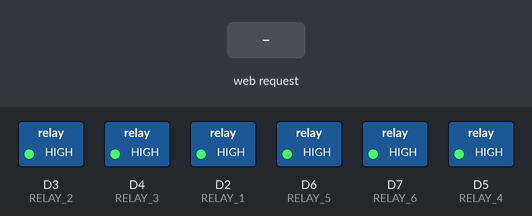
Bench run of a sketch on a simulated ESP8266 (NodeMCU). Shown: switched loads named in the sketch (green lamp = pin HIGH). Inputs (shaded band) come from the test bench. WiFi joins after 1.5 s; servers stay silent unless stated; what the sketch prints to the serial monitor is not drawn.

Above: at 2.7 s.
2.8 s: HTTP request GET /?State=lampuHidup received
At 4.0 s:
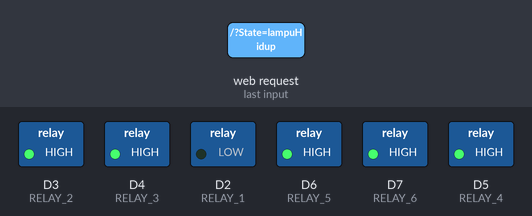
4.3 s: HTTP request GET /?State=pumpHidup received
At 5.4 s:
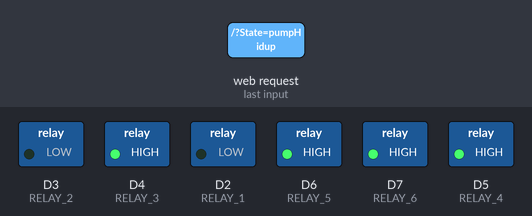
5.8 s: HTTP request GET /?State=lampuMati received
At 6.5 s:
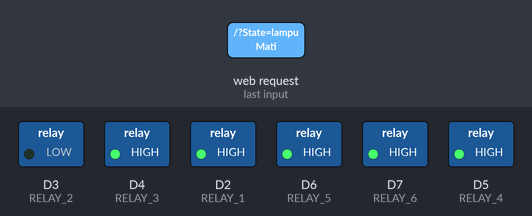
Timing chart, 0 to 8.8 s (numbered marks = the images above; inputs shaded):
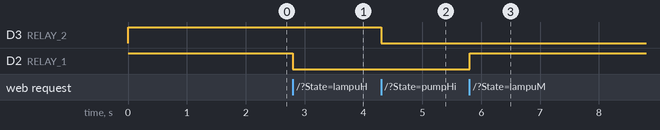

The sketch:

aufcleader.ino
```cpp
#define RELAY_1 D2
#define RELAY_2 D3
#define RELAY_3 D4
#define RELAY_4 D5
#define RELAY_5 D6
#define RELAY_6 D7

#include <ESP8266WiFi.h>
#include <WiFiClient.h>
#include <ESP8266WebServer.h>
#include <SoftwareSerial.h>

const char* ssid = "sokard";
const char* pass = "sokard99";
SoftwareSerial esp8266(8,9);
ESP8266WebServer server(80);
String command;
void setup() {
 pinMode(RELAY_1, OUTPUT);
digitalWrite(RELAY_1, HIGH);
 pinMode(RELAY_2, OUTPUT);
digitalWrite(RELAY_2, HIGH);
pinMode(RELAY_3, OUTPUT);
digitalWrite(RELAY_3, HIGH);
pinMode(RELAY_4, OUTPUT);
digitalWrite(RELAY_4, HIGH);
pinMode(RELAY_5, OUTPUT);
digitalWrite(RELAY_5, HIGH);
pinMode(RELAY_6, OUTPUT);
digitalWrite(RELAY_6, HIGH);
  Serial.begin(115200);
  esp8266.begin(115200);

// Connecting WiFi

 if (WiFi.status()== WL_NO_SHIELD){
    Serial.print("Modul Wifi tidak ada");
    while(true);
  }
  Serial.println();
  Serial.println();
  Serial.print("Connecting to ");
  Serial.print(ssid);
  WiFi.begin(ssid, pass);
while (WiFi.status() != WL_CONNECTED)
  {
    delay(500);
    Serial.print(".");
  }
Serial.print("Alamat IP : ");
Serial.println(WiFi.localIP());

 // Starting WEB-server
     server.on ( "/", HTTP_handleRoot );
     server.onNotFound ( HTTP_handleRoot );
     server.begin();
}

void lampuOn(){

     digitalWrite(RELAY_1, LOW);
  }

void lampuOff(){

      digitalWrite(RELAY_1, HIGH);
  }

void pumpOn(){
      digitalWrite(RELAY_2, LOW);
  }

void pumpOff(){

      digitalWrite(RELAY_2, HIGH);
  }

void feedOn(){

     digitalWrite(RELAY_3, LOW);
     delay(7500);
     digitalWrite(RELAY_3, HIGH);
   }

void feedOff(){


     digitalWrite(RELAY_3, HIGH);
  }

void cleanerOn(){

digitalWrite(RELAY_4, LOW);
digitalWrite(RELAY_5, LOW);
delay(8000);
digitalWrite(RELAY_5, HIGH);
  }

void cleanerOff(){

     digitalWrite(RELAY_4, HIGH);
  }

void loop() {
    server.handleClient();

      command = server.arg("State");
      if (command == "lampuHidup") lampuOn();
      else if (command == "lampuMati") lampuOff();
      else if (command == "pumpHidup") pumpOn();
      else if (command == "pumpMati") pumpOff();
      else if (command == "feederHidup") feedOn();
      else if (command == "feederMati") feedOff();
      else if (command == "cleanerHidup"){
        cleanerOn();
        delay(5000);
      }
      else if (command == "cleanerMati"){
        cleanerOff();
      }

}

void HTTP_handleRoot(void) {

if( server.hasArg("State") ){
       Serial.println(server.arg("State"));
  }
  server.send ( 200, "text/html", "" );
  delay(1);
}
```

Measured:
- after the input at 2.8 s, D2 (RELAY_1): HIGH → LOW at once
- after the input at 4.3 s, D3 (RELAY_2): HIGH → LOW at once
- after the input at 5.8 s, D2 (RELAY_1): LOW → HIGH at once
